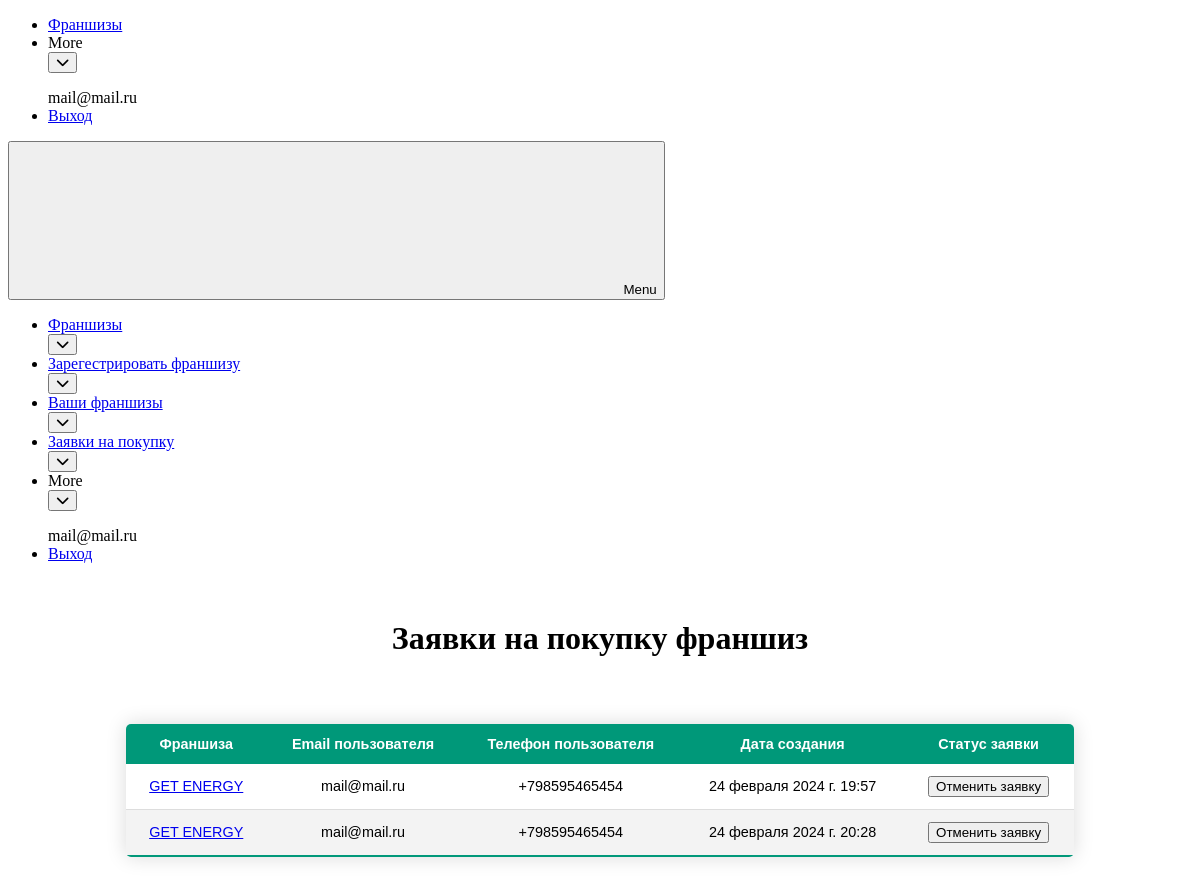
/user_requests_to_by/ (signed in), run on the app's committed database.
### accounts/models.py (models this page shows, shortened)
class CustomUser(AbstractUser):
    surname = models.CharField(max_length=100, verbose_name="Фамилия")
    username = models.CharField(max_length=100, verbose_name="Имя")
    email = models.EmailField(verbose_name='Почтовый адрес', unique=True)
    phone_number = models.CharField(max_length=100, verbose_name="Номер телефона", unique=True)
    USERNAME_FIELD = 'email'
    REQUIRED_FIELDS = ['username']
    USER_TYPE_CHOICES = [
        ('owner', 'Франчайзер'),
        ('franchise', 'Франчизи'),
    ]
    user_type = models.CharField(max_length=10, choices=USER_TYPE_CHOICES, verbose_name="Тип пользователя", null=True,
                                 blank=True)

### personal_account/models.py (models this page shows, shortened)
class RequestsToBuy(models.Model):
    id = models.IntegerField(primary_key=True)
    user = models.ForeignKey(CustomUser, on_delete=models.CASCADE)
    franchise = models.ForeignKey(Franchise, on_delete=models.CASCADE)
    created_at = models.DateTimeField(auto_now_add=True)
    STATUS_TYPE_CHOICES = [
        ('under_consideration', 'На рассмотрении'),
        ('cansel', 'Отменена'),
        ('could_not_be_contacted', 'Франчайзер не смог связаться'),
        ('the_deal_is_done', 'Сделка заключена'),
    ]
    status = models.CharField(max_length=100, choices=STATUS_TYPE_CHOICES, verbose_name="Статус заявки", null=True,
                              blank=True)
    class Meta:
        db_table = 'requests_to_buy'

class Franchise(models.Model):
    franchise_id = models.AutoField(primary_key=True)
    advantages_over_competitors = models.TextField()
    business_launch_deadline = models.SmallIntegerField()
    company_description = models.TextField()
    costs_at_the_franchise_launch_stage = models.TextField()
    date_of_trademark_registration = models.TextField()
    example_of_profit_calculation = models.TextField()
    franchise_start_year = models.SmallIntegerField()
    inn_link = models.TextField()
    investments_from_and_to = models.TextField()
    juicy_description_of_the_franchise = models.TextField()
    juridical_information = models.TextField()
    link_to_the_franchise_website = models.TextField()
    most_important_choosing_factors = models.TextField()
    number_of_franchise_points = models.SmallIntegerField()
    number_of_own_points = models.SmallIntegerField()
    payback_period = models.SmallIntegerField()
    registered_trademark_number = models.IntegerField()
    required_number_of_employees = models.SmallIntegerField()
    royalties_monthly_deductions = models.TextField()
    short_description = models.TextField()
    title = models.TextField()
    training_and_support = models.TextField()
    what_is_included_in_the_lump_sum = models.TextField()
    year_of_company_opening = models.SmallIntegerField()
    category = models.ForeignKey(Category, on_delete=models.CASCADE)
    user = models.ForeignKey(CustomUser, on_delete=models.CASCADE)
    preview_photo = models.ImageField(upload_to="preview_photo/", null=True, blank=True)
    STATUS_PUBLISH = [
        ('need_a_check', 'Нужна проверка'),
        ('published', 'Опубликована'),
        ('filled_in_incorrectly', 'Заполнена неверно')
    ]
    allow_to_publish = models.CharField(max_length=100, choices=STATUS_PUBLISH, verbose_name="Статус заявки", null=True,
                              blank=True)
    sait_manager_comment = models.TextField(null=True, blank=True)
    average_check = models.IntegerField()
    royalties_monthly_coast = models.IntegerField()
    start_investments = models.IntegerField()
    lump_sum_payment = models.IntegerField()
    class Meta:
        db_table = 'franchises'

### personal_account/views.py (the view)
# urls.py: path('user_requests_to_by/', user_requests_to_by, name='user_requests_to_by'),
@login_required
def user_requests_to_by(request):
    list_visibility = False
    if request.method == 'POST':
        list_visibility = True
        request_id = request.POST.get('request_id')
        request_to_buy = get_object_or_404(RequestsToBuy, id=request_id)
        request_to_buy.delete()
    user_franchises = RequestsToBuy.objects.filter(user=request.user.id)
    if user_franchises:
        list_visibility = True
    return render(request, 'user_requests_to_by.html',
                  {'requests_to_buy': user_franchises, 'list_visibility': list_visibility})

### personal_account/templates/user_requests_to_by.html (shortened to what this page needs)
<!DOCTYPE html>
<html lang="en">
<head>
    {% load static %}
    <link data-cssvarsponyfill="true" class="Webpack-css" rel="stylesheet"
          href="https://franchisedirect-40-prod-ops.s3.amazonaws.com/resource/00000181-4e84-d821-a7fb-6eec5f430000/styleguide/All.min.64049740222a65de1afcca93fa9aeffc.gz.css">
</head>
<body>
<bsp-header class="Page-header" data-shrink-header="false"
            data-header-style="tall">
    <div class="Page-header-hamburger-menu">
        <div class="Page-header-hamburger-menu-wrapper">
            <div class="Page-header-hamburger-menu-content">
                <bsp-nav class="Navigation" data-allow-nav-overflow="true">
                    <ul class="Navigation-items">
                        <li class="Navigation-items-item">
                            <div class="NavigationItem">
                                <div class="NavigationItem-text"><a class="NavigationItem-text-link"
                                                                    href="{% url 'main_list' %}"
                                                                    data-cms-ai="0">
                                    <span class="NavigationItem-text-link-label">Франшизы</span>
                                </a>
                                </div>
                            </div>
                        </li>
                        <li class="Navigation-items-item" data-overflow-trigger>
                            <div class="NavigationItem" data-overflow-menu>
                                <div class="NavigationItem-text">
                                    <div class="NavigationItem-text-link">
                                        <span class="NavigationItem-text-link-label">More</span>
                                    </div>
                                    <div class="NavigationItem-more">
                                        <button aria-label="Open Sub Navigation">
                                            <i class="fa-solid fa-chevron-down"></i>
                                        </button>
                                    </div>
                                </div>
                            </div>
                        </li>
                    </ul>
                    <ul class="Navigation-items-auth" data-logged-in="false">
                        {% if user.is_authenticated %}
                            <div style=" padding-right: 20px; white-space: nowrap;">{{ user.username }}</div>
                            <li class="Navigation-items-item">
                                <div class="NavigationItem">
                                    <div class="NavigationItem-text"><a class="NavigationLink"
                                                                        href="{% url 'logout' %}"
                                                                        data-cms-ai="0">
                                        <span class="NavigationItem-text-link-label">Выход</span>
                                    </a></div>
                                </div>
                            </li>
                        {% endif %}
                    </ul>
                </bsp-nav>
            </div>
        </div>
    </div>
    <div class="Page-header-bar">
        <button class="Page-header-menu-trigger" aria-expanded="false">
            <svg class="burger-menu">
                <use xlink:href="#burger-menu"></use>
            </svg>
            <svg class="close-x">
                <use xlink:href="#close-x"></use>
            </svg>
            <span class="label">Menu</span>
        </button>
        <div class="Page-header-navigation">
            <bsp-nav class="Navigation" data-allow-nav-overflow="true">
                <ul class="Navigation-items">
                    <li class="Navigation-items-item">
                        <div class="NavigationItem">
                            <div class="NavigationItem-text"><a class="NavigationItem-text-link"
                                                                href="{% url 'main_list' %}"
                                                                data-cms-ai="0">
                                <span class="NavigationItem-text-link-label">Франшизы</span>
                            </a>
                                <div class="NavigationItem-more">
                                    <button aria-label="Open Sub Navigation">
                                        <i class="fa-solid fa-chevron-down"></i>
                                    </button>
                                </div>
                            </div>
                        </div>
                    </li>
                    {% if user.user_type ==  'owner' %}
                        <li class="Navigation-items-item">
                            <div class="NavigationItem">
                                <div class="NavigationItem-text"><a class="NavigationItem-text-link"
                                                                    href="{% url 'create_franchise' %}"
                                                                    data-cms-ai="0">
                                    <span class="NavigationItem-text-link-label">Зарегестрировать франшизу</span>
                                </a>
                                    <div class="NavigationItem-more">
                                        <button aria-label="Open Sub Navigation">
                                            <i class="fa-solid fa-chevron-down"></i>
                                        </button>
                                    </div>
                                </div>
                            </div>
                        </li>
                        <li class="Navigation-items-item">
                            <div class="NavigationItem">
                                <div class="NavigationItem-text"><a class="NavigationItem-text-link"
                                                                    href="{% url 'user_franchises' %}"
                                                                    data-cms-ai="0">
                                    <span class="NavigationItem-text-link-label">Ваши франшизы</span>
                                </a>
                                    <div class="NavigationItem-more">
                                        <button aria-label="Open Sub Navigation">
                                            <i class="fa-solid fa-chevron-down"></i>
                                        </button>
                                    </div>
                                </div>
                            </div>
                        </li>
                        <li class="Navigation-items-item">
                            <div class="NavigationItem">
                                <div class="NavigationItem-text"><a class="NavigationItem-text-link"
                                                                    href="{% url 'user_buy_franchise_requests' %}"
                                                                    data-cms-ai="0">
                                    <span class="NavigationItem-text-link-label">Заявки на покупку</span>
                                </a>
                                    <div class="NavigationItem-more">
                                        <button aria-label="Open Sub Navigation">
                                            <i class="fa-solid fa-chevron-down"></i>
                                        </button>
                                    </div>
                                </div>
                            </div>
                        </li>
                    {% endif %}
                    <li class="Navigation-items-item" data-overflow-trigger>
                        <div class="NavigationItem" data-overflow-menu>
                            <div class="NavigationItem-text">
                                <div class="NavigationItem-text-link">
                                    <span class="NavigationItem-text-link-label">More</span>
                                </div>
                                <div class="NavigationItem-more">
                                    <button aria-label="Open Sub Navigation">
                                        <i class="fa-solid fa-chevron-down"></i>
                                    </button>
                                </div>
                            </div>
                        </div>
                    </li>
                </ul>
                <ul class="Navigation-items-auth" data-logged-in="false">
                    {% if user.is_authenticated %}
                        <div style=" padding-right: 20px; white-space: nowrap;">{{ user.username }}</div>
                        <li class="Navigation-items-item">
                            <div class="NavigationItem">
                                <div class="NavigationItem-text"><a class="NavigationLink"
                                                                    href="{% url 'logout' %}"
                                                                    data-cms-ai="0">
                                    <span class="NavigationItem-text-link-label">Выход</span>
                                </a></div>
                            </div>
                        </li>
                    {% endif %}
                </ul>
            </bsp-nav>
        </div>
    </div>
</bsp-header>
{% if list_visibility %}
    <div class="table-container">
        <div style="padding: 20px">
            <h1>Заявки на покупку франшиз</h1>
        </div>
        <table class="styled-table">
            <thead>
            <tr>
                <th>Франшиза</th>
                <th>Email пользователя</th>
                <th>Телефон пользователя</th>
                <th>Дата создания</th>
                <th>Статус заявки</th>
            </tr>
            </thead>
            <tbody>
            {% for item in requests_to_buy %}
                <tr>
                    <td><a href="{% url 'edit_franchise' item.franchise.franchise_id %}">{{ item.franchise.title }}</a>
                    </td>
                    <td>{{ item.user.email }} {{ item.request.id }}</td>
                    <td>{{ item.user.phone_number }}</td>
                    <td>{{ item.created_at }}</td>
                    <td>
                        <form method="post" action="{% url 'user_requests_to_by' %}">
                            <button type="submit"   {% if item.status == "cansel" %} disabled {% endif %}>Отменить заявку </button>
                        </form>
                    </td>
                </tr>
            {% endfor %}
            </tbody>
        </table>
    </div>
{% else %}
    <div style=" align-items: center;     justify-content: center;  display: flex;">
    <h1>Вы не отправляли заявки на покупку франшиз</h1>
    </div>
{% endif %}
</body>
</html>

### data on the page
CustomUser: username "mail@mail.ru"
RequestsToBuy: franchise "GET ENERGY", user.email "mail@mail.ru", user.phone_number "+798595465454", created_at "24 февраля 2024 г. 19:57"
RequestsToBuy: franchise "GET ENERGY", user.email "mail@mail.ru", user.phone_number "+798595465454", created_at "24 февраля 2024 г. 20:28"
